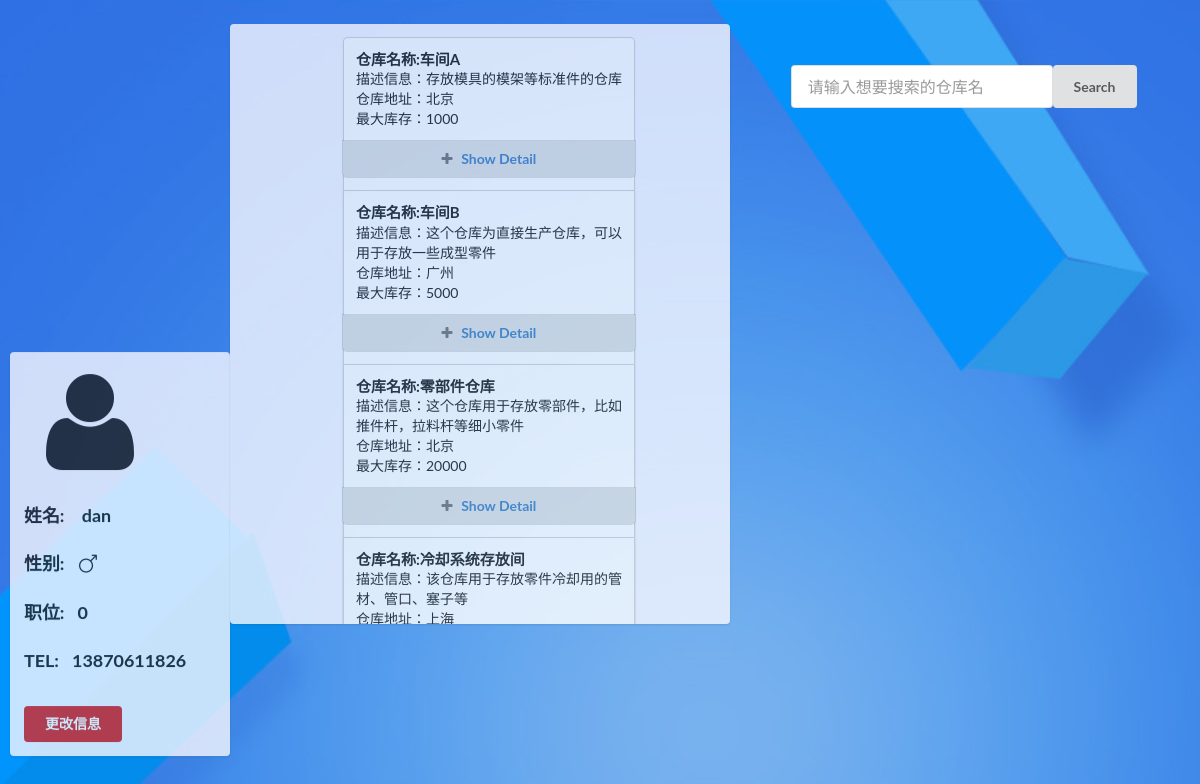
The app's page /gadmin/store/ (signed in) with its own data.
### gadmin/models.py (models this page shows, shortened)
class BaseModel(models.Model):
    create_time = models.DateTimeField(auto_now=True, verbose_name='创建时间')
    update_time = models.DateTimeField(auto_now_add=True, verbose_name='最近更新时间')
    class Meta:
        abstract = True

class User(BaseModel, AbstractUser):
    sex_choise = ((1,'男'),(0,'女'))
    job_choise = (
        (0, '员工'),
        (1, '仓库管理员'),
        (2, '主管'),
        (3, '经理'),
    )
    tel = models.CharField(max_length=11, verbose_name='电话')
    con_store = models.ForeignKey(to='StoreInfo', on_delete=models.CASCADE, verbose_name='所属仓库',null=True)
    sex = models.SmallIntegerField(choices=sex_choise, verbose_name='性别',null=False ,default=1)
    job = models.SmallIntegerField(choices=job_choise, verbose_name='工种',null=False,default=0)
    class Meta:
        verbose_name = '用户'
        verbose_name_plural = verbose_name

class StoreInfo(BaseModel):
    name = models.CharField(max_length=50, verbose_name='仓库名')
    desc = models.CharField(max_length=200, verbose_name='描述')
    addr = models.CharField(max_length=50, verbose_name='地址')
    max_store = models.IntegerField(default=1, verbose_name='最大库存')
    objects = models.Manager()
    class Meta:
        verbose_name = verbose_name_plural = '仓库信息'

### gadmin/views.py (the view)
# urls.py: path('store/', views.store_info, name='store'),
def store_info(request):
    store = StoreInfo.objects.all()
    context = {"store":store}
    return render(request, 'store.html',context=context)

### templates/store.html (shortened to what this page needs)
<!DOCTYPE html>
{% load staticfiles %}
<html lang="en">
<head>
    <link rel="stylesheet" href="{% static 'css/semantic.css' %}" media="screen" title="no title" charset="utf-8">
</head>
<body style="background: url({% static 'images/user_bg.jpg' %}); background-size: cover">
    <div class="ui segment" style=" min-height: 400px;
                    opacity: 0.8;
                    background-color: ghostwhite;
                    width: 220px !important;
                    border:rgba(255, 0, 0, 0);
                    position: absolute;
                    left: 10%;
                    top:34%;
                    transform: translate(-50%,-50%);">
        <div class="ui image">
                <i class="ui massive user icon"></i>
                <h3 class="ui center header">
                    姓名:&nbsp&nbsp&nbsp {{request.user.username}}
                </h3>
                <h3 class="ui center">
                    性别:&nbsp&nbsp&nbsp<i class="man icon"></i>
                </h3>
                <h3 class="ui center">
                    职位:&nbsp&nbsp&nbsp{{ request.user.job }}
                </h3>
                <h3 class="ui center">
                    TEL:&nbsp&nbsp&nbsp{{request.user.tel}}
                </h3>
                <br>
                <a href="/admin/gadmin/user/" class="ui center red button" >更改信息</a>
        </div>
    </div>
    <div class="ui segment" style=" height: 600px;
                    opacity: 0.8;
                    background-color: ghostwhite;
                    width: 500px !important;
                    border:rgba(255, 0, 0, 0);
                    position: relative;
                    left:480px;
                    top:310px;
                    transform: translate(-50%,-50%);
                    overflow: scroll;
                    ">
        <div style="margin-left:100px">
            <table>
            {% for s in store %}
            <div class="ui card">
                <div class="card" style="padding:12px">
                    <div class="content">
                        <div class="header"><h4>仓库名称:{{ s.name }}</h4></div>
                        <div class="description">描述信息：{{ s.desc }}</div>
                        <div class="description">仓库地址：{{ s.addr }}</div>
                        <div class="description">最大库存：{{ s.max_store  }}</div>
                    </div>
                </div>
                <div class="ui bottom attached button"><i class="add icon"></i><a href="{{ s.id }}">Show Detail</a></div>
            {% endfor %}
        </table>
            </div>
        </div>
    <form herf="" method="get" class="ui very large icon input" style="position:absolute; top:4%;right:5%">
            <input type="text" name="query" placeholder="请输入想要搜索的仓库名">
            <button class="ui button">Search</button>
    </form>
</body>
</html>

### records on screen
User: user.username "dan", user.job "0", user.tel "13870611826"
StoreInfo: name "车间A", desc "存放模具的模架等标准件的仓库", addr "北京", max_store "1000"
StoreInfo: name "车间B", desc "这个仓库为直接生产仓库，可以用于存放一些成型零件", addr "广州", max_store "5000"
StoreInfo: name "零部件仓库", desc "这个仓库用于存放零部件，比如推件杆，拉料杆等细小零件", addr "北京", max_store "20000"
StoreInfo: name "冷却系统存放间", desc "该仓库用于存放零件冷却用的管材、管口、塞子等", addr "上海"
